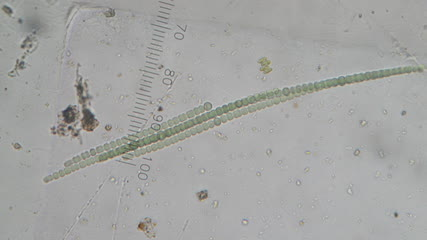
#> input picture Project/test/test.jpg, 427 x 240 px
$ python .py
#> lines starting #> are read from the running program, lines starting #| are printed output that depends on the picture; after the words box and inside, x2 and y2 are one past the last pixel; in counts of white or black regions, pixels touching at a corner belong together
# -*- coding: utf-8 -*-
"""
Created on Thu Mar 12 00:01:08 2015

@author: Sarunya Werasena
"""
from PIL import Image
from matplotlib import pyplot as plt
#import numpy as np
from scipy.ndimage import filters
from pylab import *


def compute_harris_response(im,sigma=1):
    """ Compute the Harris corner detector response function
        for each pixel in a graylevel image. """

    # derivatives
    imx = zeros(im.shape)
    filters.gaussian_filter(im, (sigma,sigma), (0,1), imx)
    imy = zeros(im.shape)
    filters.gaussian_filter(im, (sigma,sigma), (1,0), imy)

    # compute components of the Harris matrix
    Dxx = filters.gaussian_filter(imx*imx,sigma)
    Dxy = filters.gaussian_filter(imx*imy,sigma)
    Dyy = filters.gaussian_filter(imy*imy,sigma)

    # determinant and trace
    Ddet = Dxx*Dyy - Dxy**2
    Dtr = Dxx + Dyy

    return Ddet / Dtr

def get_harris_points(harrisim,min_dist=10,threshold=0.1):
    """ Return corners from a Harris response image
        min_dist is the minimum number of pixels separating
        corners and image boundary. """

    # find top corner candidates above a threshold
    corner_threshold = harrisim.max() * threshold
    harrisim_t = (harrisim > corner_threshold) * 1

    # get coordinates of candidates
    coords = array(harrisim_t.nonzero()).T

    # ...and their values
    candidate_values = [harrisim[c[0],c[1]] for c in coords]

    # sort candidates
    index = argsort(candidate_values)

    # store allowed point locations in array
    allowed_locations = zeros(harrisim.shape)
    allowed_locations[min_dist:- min_dist,min_dist:- min_dist] = 1

    # select the best points taking min_distance into account
    filtered_coords = []
    for i in index:
        if allowed_locations[coords[i,0],coords[i,1]] == 1:
            filtered_coords.append(coords[i])
            allowed_locations[(coords[i,0]-min_dist):(coords[i,0]+min_dist),
                              (coords[i,1]-min_dist):(coords[i,1]+min_dist)] = 0

    return filtered_coords

def plot_harris_points(image,filtered_coords):
    """ Plots corners found in image. """
    figure()
    gray()
    imshow(image)
    plot([p[1] for p in filtered_coords],[p[0] for p in filtered_coords],'*b')
    axis('off')
    show()


def main():
    im = array(Image.open('test.jpg').convert('L'))
    harrisim = compute_harris_response(im)
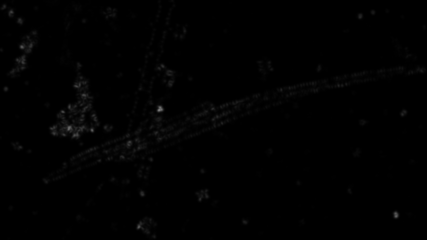
#> harrisim: shape (240, 427) float64; min 8.23e-15, max 122.8, mean 1.5

    filtered_coords = get_harris_points(harrisim,5,.2)
#> in get_harris_points, `corner_threshold = harrisim.max() * threshold`: corner_threshold = 24.56
#> in get_harris_points, `harrisim_t = (harrisim > corner_threshold) * 1`:
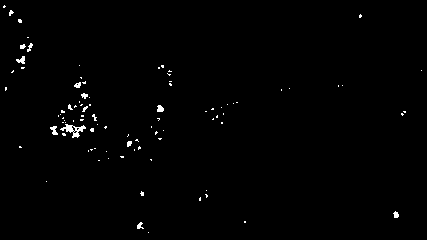
#> harrisim_t: shape (240, 427) int64; values 0 (black) and 1 (white), 0.83% white in thin lines or dots
#> in get_harris_points, `coords = array(harrisim_t.nonzero()).T`: coords = 850 pairs, first value 5 to 232, second value 3 to 421
#> in get_harris_points, `candidate_values = [harrisim[c[0],c[1]] for c in coords]`: candidate_values = 850 values, max 122.8 at index 355, min 24.57 at index 15, mean 37.6
#> in get_harris_points, `index = argsort(candidate_values)`: index = 850 values, max 849 at index 33, min 0 at index 321, mean 424.5
#> the loop in get_harris_points, `for i in index:` made 850 passes
#> i on passes 1 to 3: 15, 191, 817
#> after the loop in get_harris_points, `for i in index:`:
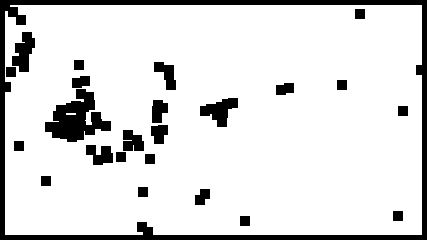
#> allowed_locations: shape (240, 427) float64; values 0 (black) and 1 (white), 86.9% white; 24 black regions, largest, box (x1, y1, x2, y2) and area: (0, 0, 427, 240) 7068, (45, 89, 111, 142) 1855, (200, 98, 238, 127) 598
#> after the loop in get_harris_points, `for i in index:`: filtered_coords = 85 pairs, first value 6 to 232, second value 5 to 421
#    filtered_coords = get_harris_points(harrisim,6)
    plot_harris_points(im, filtered_coords)
#> in plot_harris_points, `show()`:
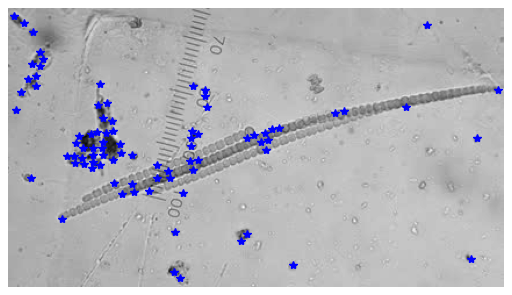
#> figure drawn by matplotlib, 1 panel


if __name__ == '__main__':
    main()
